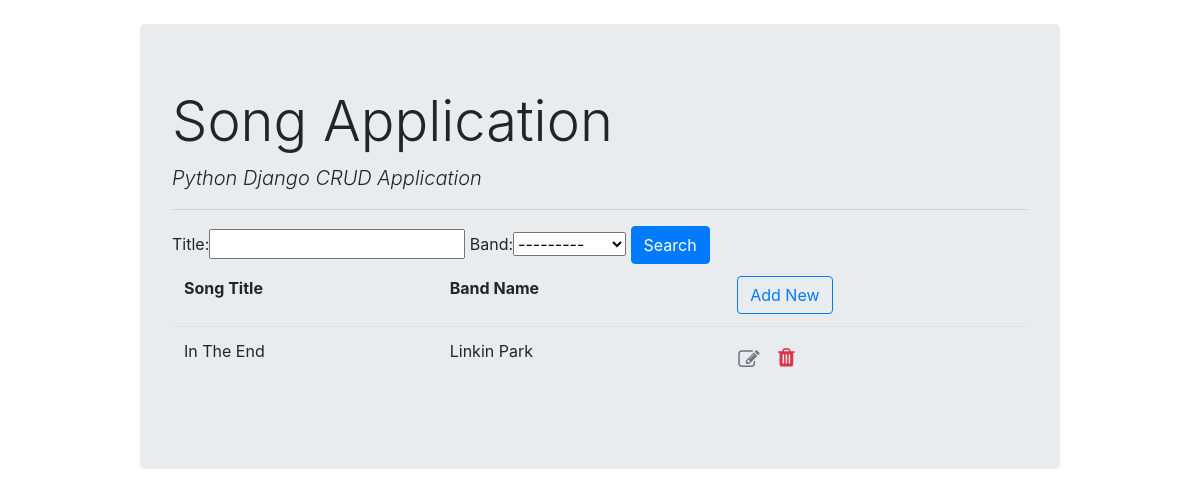
The page /songApp/song_list/ on the database as committed earlier.
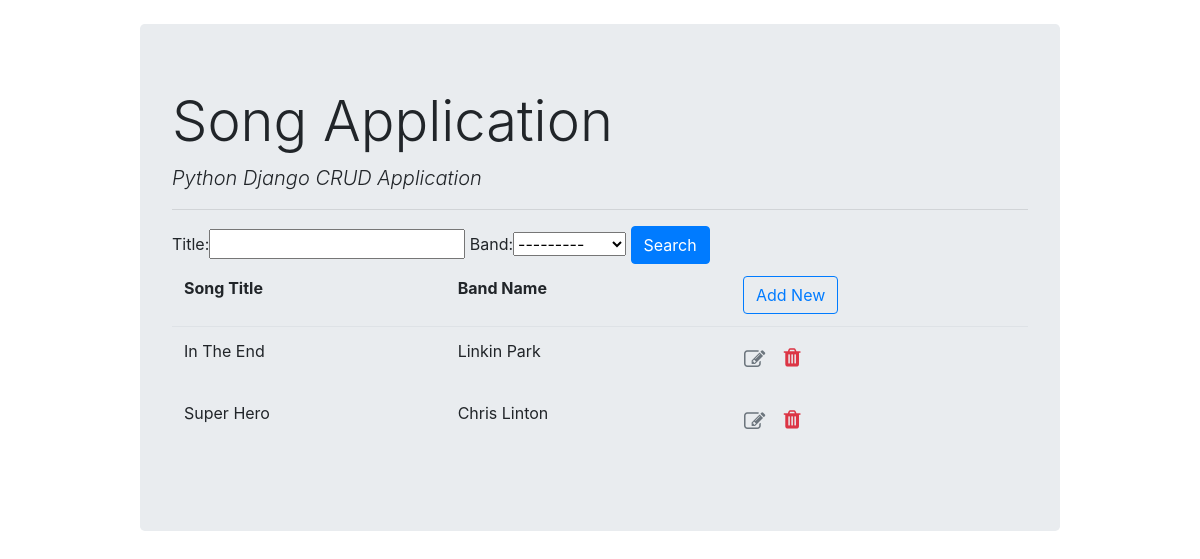
The same page on the database as committed later.
### songApp/models.py (models this page shows, shortened)
class Songs(models.Model):
    title = models.CharField(max_length=100)
    created = models.DateTimeField(auto_now_add=True)
    band = models.ForeignKey(Band, on_delete=models.CASCADE)

class Band(models.Model):
    name = models.CharField(max_length=100)
    def __str__(self):
        return self.name

### songApp/views.py (the view)
# urls.py: path('song_list/', views.List, name='song_list'),
def List(request):
    song_list = Songs.objects.all()
    myFilter = SongsFilter(request.GET, queryset=song_list)
    song_list = myFilter.qs
    context = {
        'song_list': song_list,
        'myFilter': myFilter
    }
    return render(request, 'song_list.html', context)

### templates/song/song_list.html
{% extends 'main.html' %}
{% block content %}
<div class="row">
    <div class="col">
        <form action="" method="GET">
            {{myFilter.form }}
            <button type="submit" class="btn btn-primary">Search</button>
        </form>
    </div>
</div>
<table class="table table-borderless">
    <thead class="border-bottom font-weight-bold">
        <td>Song Title</td>
        <td>Band Name</td>
        <td>
            <a href="{% url 'index'%}" class="btn btn-outline-primary">Add New</a>
        </td>
    </thead>
    <tbody>
        {% for song in song_list %}
        <tr>
            <td>{{ song.title }}</td>
            <td>{{ song.band }}</td>
            <td>
                <a href="{% url 'song_update' song.id %}" class="btn text-secondary px-0"><i
                        class="fa fa-edit fa-lg"></i></a>
                <a href="{% url 'delete_song' song.id %}" class="btn"><i
                        class="fa fa-trash fa-lg text-danger float-right"></i></a>
            </td>
        </tr>
        {% endfor %}
    </tbody>
</table>
{% endblock %}

Rows that differ between the two databases and show on the page:
added Songs: title "Super Hero", band "Chris Linton"
